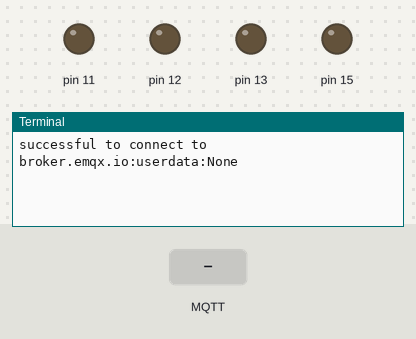
This program was run on a simulated Raspberry Pi (header pin numbers). Parts: output pins drawn as LEDs (lit = HIGH), the last lines printed to the terminal. The inputs (shaded band) are chosen by the test bench. Random numbers come from a fixed seed; no MQTT or app messages arrive unless stated; library files of the repository ran but are not shown: __init__.py, __init__.py.

Above: at 1.3 s.
1.4 s: MQTT message "direction" arrives on the first subscribed topic
At 2.6 s:
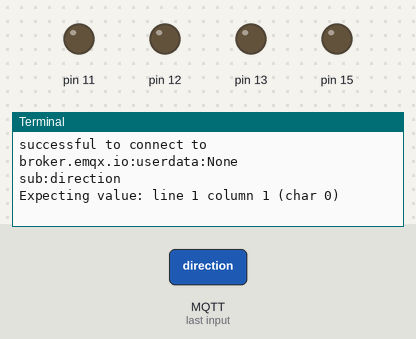
2.9 s: MQTT message "forward" arrives on the first subscribed topic
At 3.8 s:
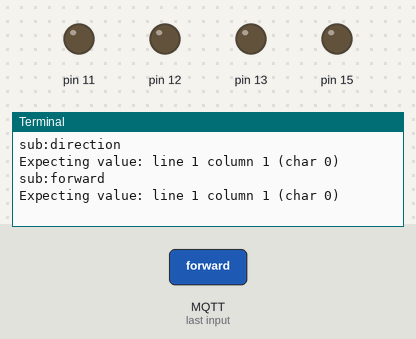
4.4 s: MQTT message "back" arrives on the first subscribed topic
At 4.9 s:
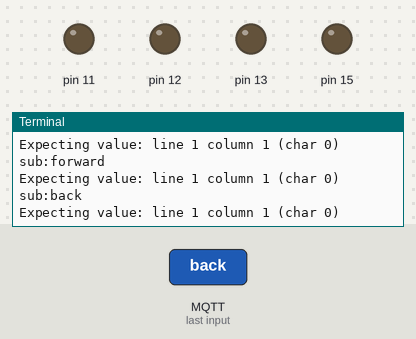

Measured:
- after the input at 1.4 s, the terminal: prints a new line at once (image 1)
- after the input at 2.9 s, the terminal: prints a new line at once (image 2)
- after the input at 4.4 s, the terminal: prints a new line at once (image 3)

The program:

run.py
```python
import time, json
from threading import Lock
from car import RobotCar
from mqtt import Mqtt

current_client_id = None
user_lock = Lock()
current_status = ""
mqtt = Mqtt()


def on_message(msg):
    global current_client_id
    user_lock.acquire()
    try:

        direction = json.loads(msg).get("direction")
        client_id = json.loads(msg).get("clientId")
        if direction is None or client_id is None:
            return

        if current_client_id is not None and client_id != current_client_id:
            mqtt.publish_to_client("The car is being controlled by others", client_id=client_id)
            return

        current_client_id = client_id
        if 'forward' == direction:
            RobotCar.forward()
        elif 'back' == direction:
            RobotCar.back()
        elif 'left' == direction:
            RobotCar.left()
        elif 'right' == direction:
            RobotCar.right()
        elif 'stop' == direction:
            RobotCar.stop()
            current_client_id = None

    except Exception as e:
        print(e)
    finally:
        user_lock.release()


def on_car_status_changed(status):
    if status != "stop":
        mqtt.publish_all("The car is running to the " + status)
    else:
        mqtt.publish_all("The cas is stopped")
    global current_status
    current_status = status


mqtt.on_message = on_message
RobotCar.on_status_changed = on_car_status_changed


def run():
    while True:
        time.sleep(2)


if __name__ == "__main__":
    run()
```

mqtt.py
```python
import time
from paho.mqtt import client as mqtt_client
import uuid

broker = 'broker.emqx.io'
port = 1883
pub_notify_property_changed_topic = "397d8a08-67c1-48f5-8142-e589ceefb408"
sub_control_topic = "12df2614-5d91-4c6b-bb94-f27de18ac0e6"


class Mqtt:
    def __init__(self):
        self.client_id = str(uuid.uuid1())
        self.client = mqtt_client.Client(self.client_id)
        self.client.on_connect = self.on_connect
        self.client.on_publish = self.on_publish
        self.client.on_subscribe = self.on_subscribe
        self.client.on_message = self.on_recv_messag
        self.client.connect(broker, port)
        self.client.subscribe(sub_control_topic)
        self.client.loop_start()

        self.on_message = None

    def __del__(self):
        self.client.loop_stop()

    def on_connect(self, client, userdata, flags, rc):
        if rc != 0:
            print("cannot connect to %s" % broker)
            self.client = None
            return
        else:
            print("successful to connect to %s:userdata:%s" % (broker, userdata))

    def on_publish(self, client, userdata, mid):
        """
        :param client: the client instance for this callback
        :param userdata: the private user data as set in Client() or userdata_set()
        :param mid: matches the mid variable returned from the corresponding
                    publish() call, to allow outgoing messages to be tracked.
        :return:
        """
        # print("on_publish: userdata:%s,mid:%d" % (userdata, mid))
        pass

    def on_subscribe(self, client, userdata, mid, granted_qos):
        """
        :param client: the client instance for this callback
        :param userdata: the private user data as set in Client() or userdata_set()
        :param mid: matches the mid variable returned from the corresponding
                    publish() call, to allow outgoing messages to be tracked.
        :return:
        """
        # print("on_subscribe: userdata:%s,mid:%d" % (userdata, mid))
        pass

    def on_recv_messag(self, client, userdata, msg):
        print("sub:" + msg.payload.decode())
        if self.on_message is not None:
            self.on_message(msg.payload.decode())

    def publish_all(self, msg):
        print("pub all:" + msg)
        self.client.publish(pub_notify_property_changed_topic, msg)

    def publish_to_client(self, msg, client_id):
        print("pub to " + client_id + " " + msg)
        self.client.publish(pub_notify_property_changed_topic + client_id, msg)


if __name__ == "__main__":
    mqtt = Mqtt()


    def on_recv_messag(msg):
        print("on_message: %s" % msg)


    mqtt.on_message = on_recv_messag
    while True:
        time.sleep(2)
        mqtt.publish_all("heasda")
```
